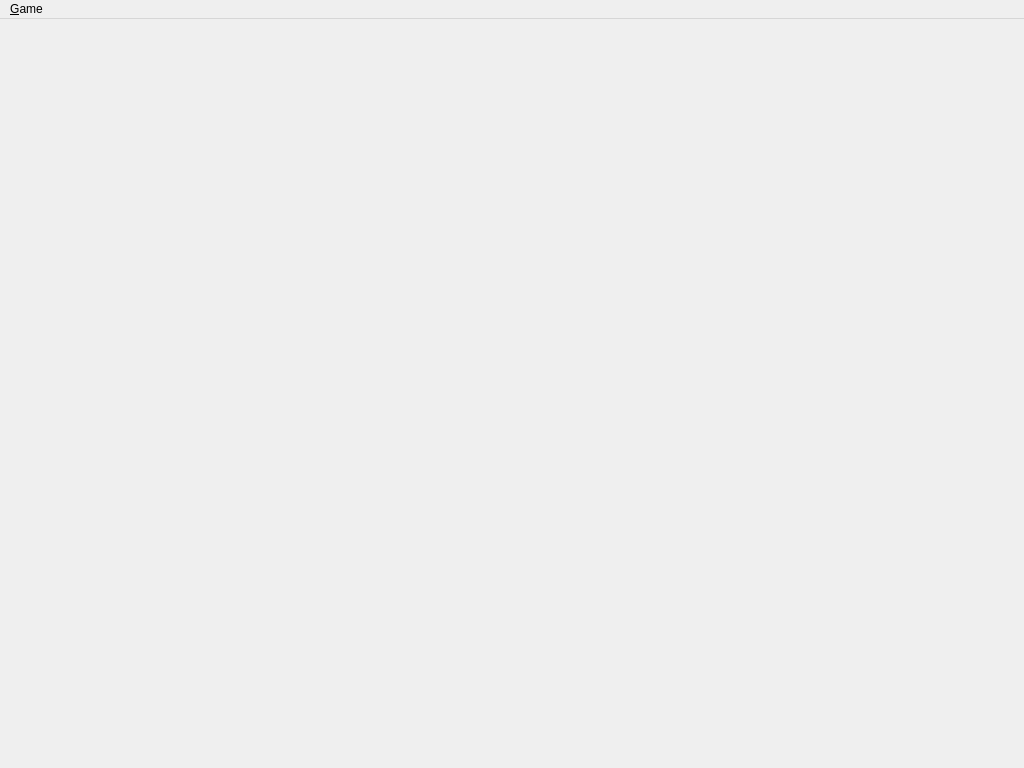
<?xml version="1.0" encoding="UTF-8"?>
<ui version="4.0">
 <class>Client</class>
 <widget class="QMainWindow" name="Client">
  <property name="geometry">
   <rect>
    <x>0</x>
    <y>0</y>
    <width>1024</width>
    <height>768</height>
   </rect>
  </property>
  <property name="sizeIncrement">
   <size>
    <width>0</width>
    <height>0</height>
   </size>
  </property>
  <property name="windowTitle">
   <string>strategygame</string>
  </property>
  <widget class="QWidget" name="centralwidget">
   <layout class="QGridLayout" name="gridLayout_3">
    <item row="0" column="0">
     <layout class="QGridLayout" name="mainlayout"/>
    </item>
   </layout>
  </widget>
  <widget class="QMenuBar" name="menuBar">
   <property name="geometry">
    <rect>
     <x>0</x>
     <y>0</y>
     <width>1024</width>
     <height>22</height>
    </rect>
   </property>
   <widget class="QMenu" name="menuGame">
    <property name="title">
     <string>&amp;Game</string>
    </property>
    <addaction name="local"/>
    <addaction name="network"/>
   </widget>
   <addaction name="menuGame"/>
  </widget>
  <action name="local">
   <property name="text">
    <string>&amp;Local game</string>
   </property>
  </action>
  <action name="network">
   <property name="text">
    <string>&amp;Network game</string>
   </property>
  </action>
 </widget>
 <resources/>
 <connections/>
</ui>
